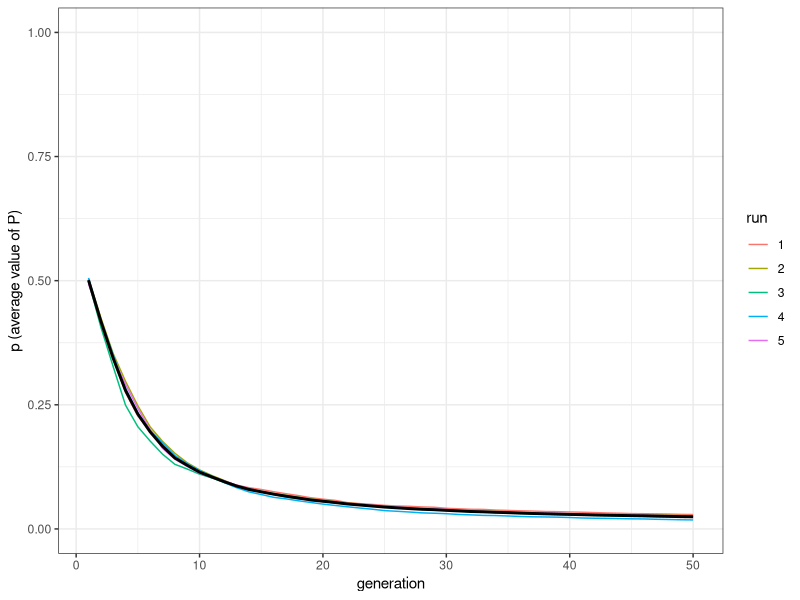
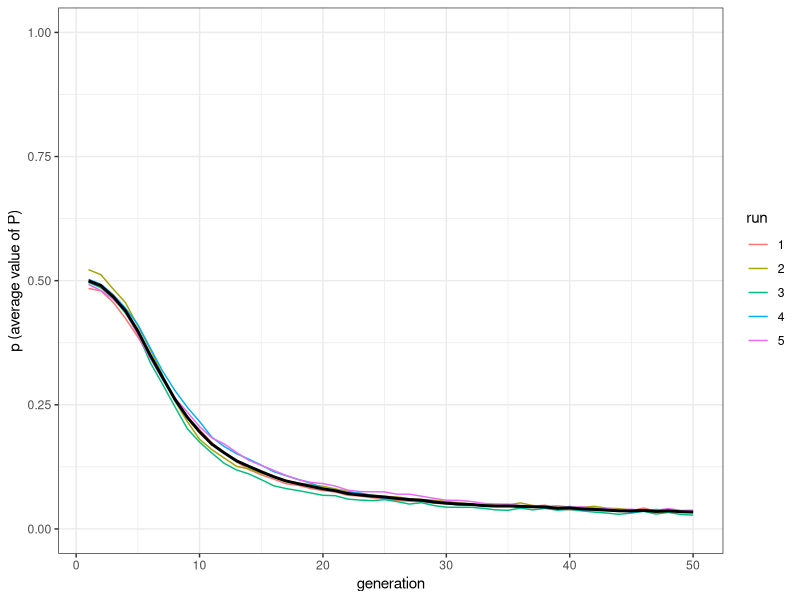
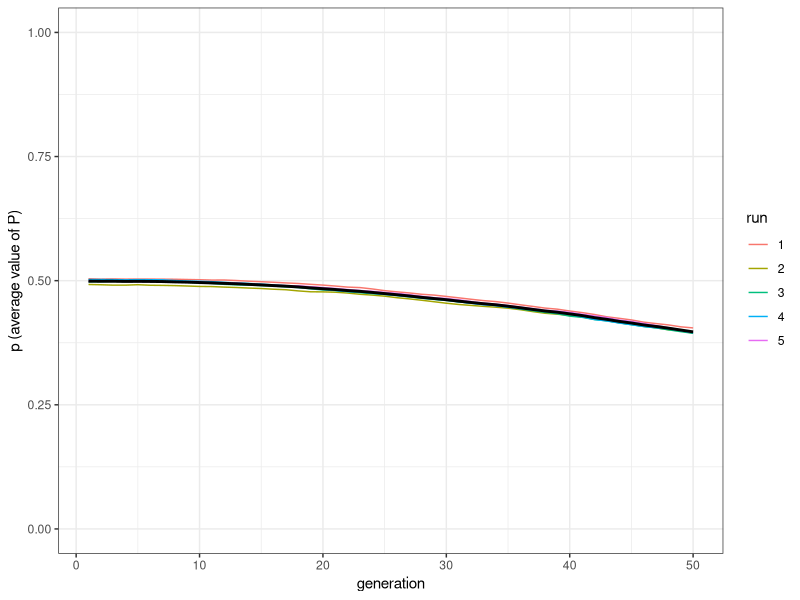
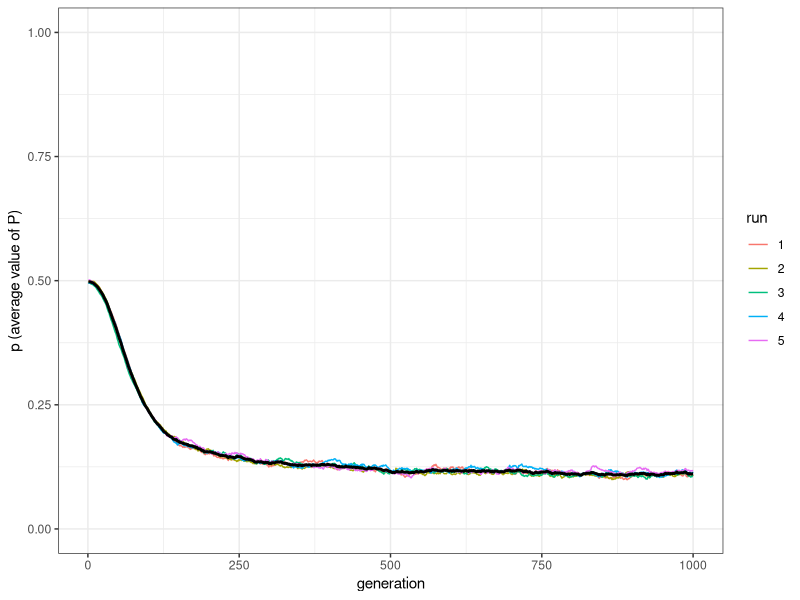
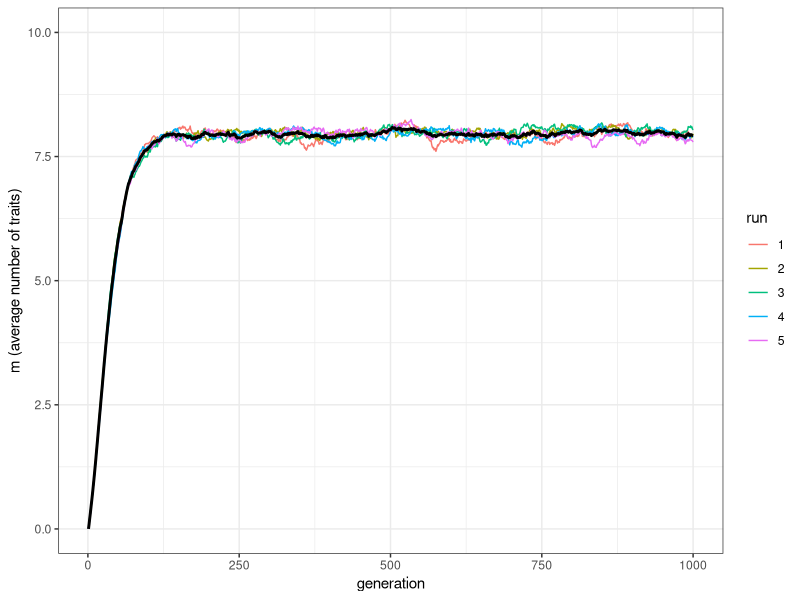
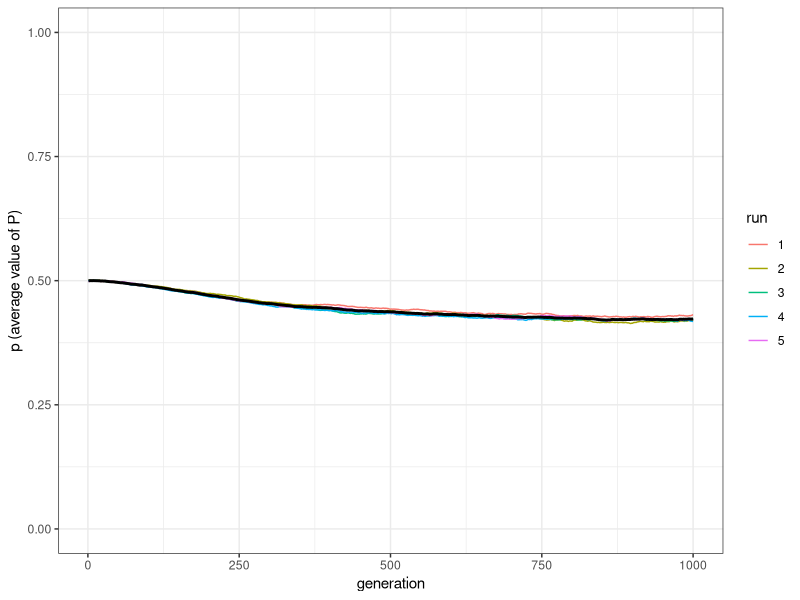
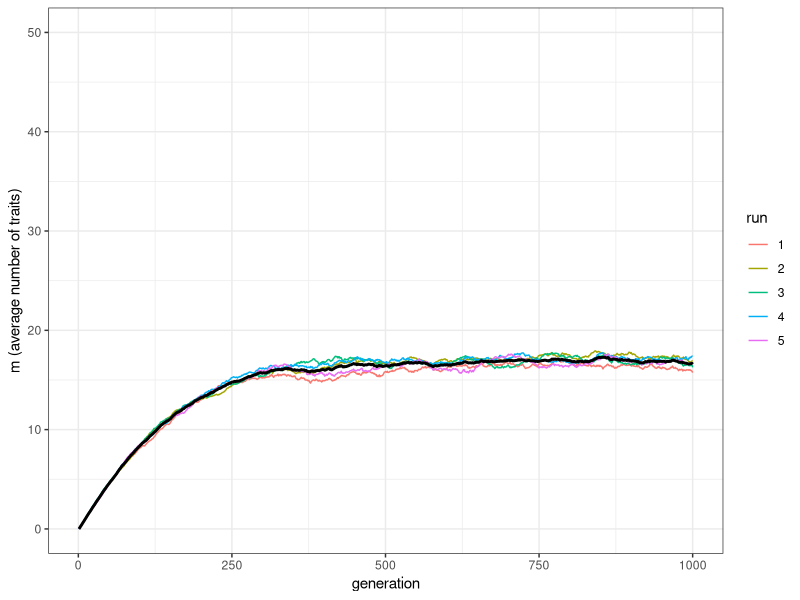
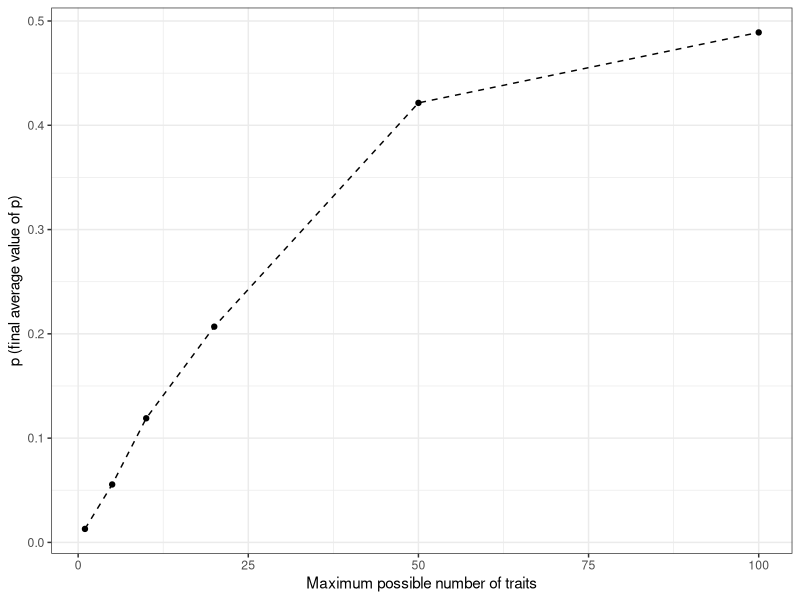

Write R code to recreate these figures, in order.
## ---- chunk 1
library(tidyverse)
set.seed(111)
N <- 1000
population <- tibble(P = runif(N))
## ---- chunk 2
openness_conservatism <- function(N, t_max, r_max) {
  output <- tibble(generation = rep(1:t_max, r_max), p = as.numeric(rep(NA, t_max * r_max)), run = as.factor(rep(1:r_max, each = t_max)))
  for (r in 1:r_max) {
    population <- tibble(P = runif(N))
    # create first generation
    output[output$generation == 1 & output$run == r, ]$p <- sum(population$P) / N # add first generation's p for run r
    for (t in 2:t_max) {
      previous_population <- population # copy individuals to previous_population tibble
      demonstrators <- tibble(P = sample(previous_population$P, N, replace = TRUE)) # choose demonstrators at random
      
      copy <- previous_population$P > runif(N) # choose individuals that copy, according to their P
      
      population[copy, ]$P <- demonstrators[copy, ]$P # copy
      output[output$generation == t & output$run == r, ]$p <- sum(population$P) / N # get p and put it into output slot for this generation t and run r
    }
  }
  output # export data from function
}
## ---- chunk 3
plot_multiple_runs_p <- function(data_model) {
  ggplot(data = data_model, aes(y = p, x = generation)) +
    geom_line(aes(colour = run)) +
    stat_summary(fun.y = mean, geom = "line", size = 1) +
    ylim(c(0, 1)) +
    theme_bw() +
    labs(y = "p (average value of P)")
}
## ---- chunk 4
data_model <- openness_conservatism(N = 1000, t_max = 50, r_max = 5)
plot_multiple_runs_p(data_model)
## ---- chunk 5
openness_conservatism_2 <- function(N, M, mu, p_death, t_max, r_max){
  output <- tibble(generation = rep(1:t_max, r_max), p = as.numeric(rep(NA, t_max * r_max)), m = as.numeric(rep(NA, t_max * r_max)), run = as.factor(rep(1:r_max, each = t_max)))
  for (r in 1:r_max) {
    population_preferences <- matrix( runif(M * N), ncol = M, nrow = N)
    population_traits <- matrix(0, ncol = M, nrow = N)
    output[output$generation == 1 & output$run == r, ]$p <- mean(population_preferences)
    output[output$generation == 1 & output$run == r, ]$m <- sum(population_traits) / N  
    for(t in 2:t_max){
      # innovations
      innovators <- sample(c(TRUE, FALSE), N, prob = c(mu, 1 - mu), replace = TRUE) 
      innovations <- sample(1:M, sum(innovators), replace = TRUE)
      population_traits[cbind(which(innovators == TRUE), innovations)] <- 1
      
      # copying
      previous_population_preferences <- population_preferences
      previous_population_traits <- population_traits
      
      demonstrators <- sample(1:N, replace = TRUE)
      demonstrators_traits <- sample(1:M, N, replace = TRUE)

      copy <- previous_population_traits[cbind(demonstrators,demonstrators_traits)]==1 & previous_population_preferences[cbind(1:N, demonstrators_traits)] > runif(N)
      population_traits[cbind(which(copy), demonstrators_traits[copy])] <- 1
      population_preferences[cbind(which(copy), demonstrators_traits[copy])] <- previous_population_preferences[cbind(demonstrators[copy], demonstrators_traits[copy])] 
      
      # birth/death
      replace <- sample(c(TRUE, FALSE), N, prob = c(p_death, 1 - p_death), replace = TRUE)
      population_traits[replace, ] <- 0
      population_preferences[replace, ] <- runif(M * sum(replace))
      
      output[output$generation == t & output$run == r, ]$p <- mean(population_preferences)
      output[output$generation == t & output$run == r, ]$m <- sum(population_traits) / N    
    }
  }
  output
}
## ---- chunk 6
data_model <- openness_conservatism_2(N = 1000, M = 1, mu = 0.1, p_death = 0.01, t_max = 50, r_max = 5)
plot_multiple_runs_p(data_model)
## ---- chunk 7
data_model <- openness_conservatism_2(N = 1000, M = 10, mu = 0.1, p_death = 0.01, t_max = 50, r_max = 5)
plot_multiple_runs_p(data_model)
## ---- chunk 8
data_model <- openness_conservatism_2(N = 1000, M = 10, mu = 0.1, p_death = 0.01, t_max = 1000, r_max = 5)
plot_multiple_runs_p(data_model)
## ---- chunk 9
plot_multiple_runs_m <- function(data_model, M) {
  ggplot(data = data_model, aes(y = m, x = generation)) +
    geom_line(aes(colour = run)) +
    stat_summary(fun.y = mean, geom = "line", size = 1) +
    ylim(c(0, M)) +
    theme_bw() +
    labs(y = "m (average number of traits)")
}
## ---- chunk 10
plot_multiple_runs_m(data_model, M = 10)
## ---- chunk 11
data_model <- openness_conservatism_2(N = 1000, M = 50, mu = 0.1, p_death = 0.01, t_max = 1000, r_max = 5)
plot_multiple_runs_p(data_model)
plot_multiple_runs_m(data_model, M = 50)
## ---- chunk 12
test_openness <- tibble(M = c(1,5,10,20,50,100), p = as.numeric(rep(NA, 6)))
for(condition in test_openness$M){
  data_model <- openness_conservatism_2(N = 1000, M = condition, mu = 0.1, p_death = 0.01, t_max = 1000, r_max = 1)
  test_openness[test_openness$M == condition, ]$p <- data_model[data_model$generation == 1000, ]$p
}
ggplot(data = test_openness, aes(x = M, y = p)) +
  geom_line(linetype = "dashed") +
  geom_point() +
  theme_bw() +
  labs(x = "Maximum possible number of traits", y = "p (final average value of p)")
